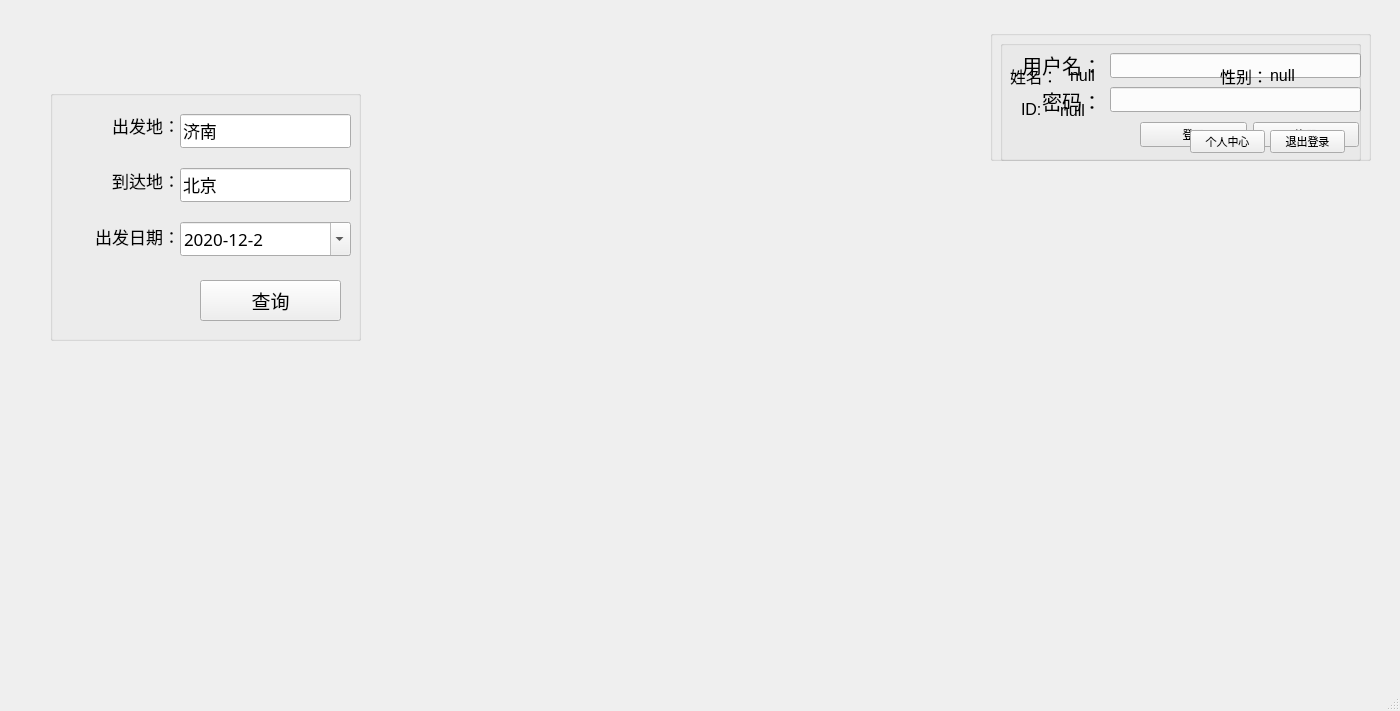
<?xml version="1.0" encoding="UTF-8"?>
<ui version="4.0">
 <class>MainWindow</class>
 <widget class="QMainWindow" name="MainWindow">
  <property name="geometry">
   <rect>
    <x>0</x>
    <y>0</y>
    <width>1400</width>
    <height>711</height>
   </rect>
  </property>
  <property name="font">
   <font>
    <family>Agency FB</family>
   </font>
  </property>
  <property name="windowTitle">
   <string>MainWindow</string>
  </property>
  <widget class="QWidget" name="centralwidget">
   <widget class="QGroupBox" name="groupBox">
    <property name="geometry">
     <rect>
      <x>50</x>
      <y>90</y>
      <width>311</width>
      <height>251</height>
     </rect>
    </property>
    <property name="title">
     <string/>
    </property>
    <widget class="QPushButton" name="searchButton">
     <property name="geometry">
      <rect>
       <x>150</x>
       <y>190</y>
       <width>141</width>
       <height>41</height>
      </rect>
     </property>
     <property name="font">
      <font>
       <pointsize>14</pointsize>
      </font>
     </property>
     <property name="text">
      <string>查询</string>
     </property>
    </widget>
    <widget class="QLabel" name="label_16">
     <property name="geometry">
      <rect>
       <x>40</x>
       <y>170</y>
       <width>71</width>
       <height>71</height>
      </rect>
     </property>
     <property name="text">
      <string/>
     </property>
     <property name="pixmap">
      <pixmap resource="resouce.qrc">:/train.png</pixmap>
     </property>
     <property name="scaledContents">
      <bool>true</bool>
     </property>
    </widget>
    <widget class="QWidget" name="layoutWidget">
     <property name="geometry">
      <rect>
       <x>9</x>
       <y>10</y>
       <width>121</width>
       <height>161</height>
      </rect>
     </property>
     <layout class="QVBoxLayout" name="verticalLayout_4">
      <property name="leftMargin">
       <number>4</number>
      </property>
      <item>
       <widget class="QLabel" name="label_6">
        <property name="font">
         <font>
          <pointsize>13</pointsize>
         </font>
        </property>
        <property name="text">
         <string>出发地：</string>
        </property>
        <property name="alignment">
         <set>Qt::AlignRight|Qt::AlignTrailing|Qt::AlignVCenter</set>
        </property>
       </widget>
      </item>
      <item>
       <widget class="QLabel" name="label_7">
        <property name="font">
         <font>
          <pointsize>13</pointsize>
         </font>
        </property>
        <property name="text">
         <string>到达地：</string>
        </property>
        <property name="alignment">
         <set>Qt::AlignRight|Qt::AlignTrailing|Qt::AlignVCenter</set>
        </property>
       </widget>
      </item>
      <item>
       <widget class="QLabel" name="label_10">
        <property name="font">
         <font>
          <pointsize>13</pointsize>
         </font>
        </property>
        <property name="text">
         <string>出发日期：</string>
        </property>
        <property name="alignment">
         <set>Qt::AlignRight|Qt::AlignTrailing|Qt::AlignVCenter</set>
        </property>
       </widget>
      </item>
     </layout>
    </widget>
    <widget class="QWidget" name="layoutWidget">
     <property name="geometry">
      <rect>
       <x>130</x>
       <y>10</y>
       <width>171</width>
       <height>171</height>
      </rect>
     </property>
     <layout class="QVBoxLayout" name="verticalLayout_2">
      <item>
       <widget class="QLineEdit" name="lineEdit_from">
        <property name="enabled">
         <bool>true</bool>
        </property>
        <property name="sizePolicy">
         <sizepolicy hsizetype="Minimum" vsizetype="Fixed">
          <horstretch>0</horstretch>
          <verstretch>0</verstretch>
         </sizepolicy>
        </property>
        <property name="minimumSize">
         <size>
          <width>0</width>
          <height>34</height>
         </size>
        </property>
        <property name="font">
         <font>
          <pointsize>13</pointsize>
         </font>
        </property>
        <property name="text">
         <string>济南</string>
        </property>
       </widget>
      </item>
      <item>
       <widget class="QLineEdit" name="lineEdit_to">
        <property name="sizePolicy">
         <sizepolicy hsizetype="Minimum" vsizetype="Fixed">
          <horstretch>0</horstretch>
          <verstretch>0</verstretch>
         </sizepolicy>
        </property>
        <property name="minimumSize">
         <size>
          <width>0</width>
          <height>34</height>
         </size>
        </property>
        <property name="font">
         <font>
          <pointsize>13</pointsize>
         </font>
        </property>
        <property name="text">
         <string>北京</string>
        </property>
       </widget>
      </item>
      <item>
       <widget class="QDateEdit" name="dateEdit">
        <property name="sizePolicy">
         <sizepolicy hsizetype="Minimum" vsizetype="Fixed">
          <horstretch>0</horstretch>
          <verstretch>0</verstretch>
         </sizepolicy>
        </property>
        <property name="minimumSize">
         <size>
          <width>0</width>
          <height>34</height>
         </size>
        </property>
        <property name="font">
         <font>
          <pointsize>13</pointsize>
         </font>
        </property>
        <property name="dateTime">
         <datetime>
          <hour>0</hour>
          <minute>0</minute>
          <second>0</second>
          <year>2020</year>
          <month>12</month>
          <day>2</day>
         </datetime>
        </property>
        <property name="displayFormat">
         <string>yyyy-M-d</string>
        </property>
        <property name="calendarPopup">
         <bool>true</bool>
        </property>
       </widget>
      </item>
     </layout>
    </widget>
   </widget>
   <widget class="QGroupBox" name="groupBox_login">
    <property name="geometry">
     <rect>
      <x>990</x>
      <y>30</y>
      <width>381</width>
      <height>131</height>
     </rect>
    </property>
    <property name="title">
     <string/>
    </property>
    <widget class="QWidget" name="layoutWidget">
     <property name="geometry">
      <rect>
       <x>120</x>
       <y>20</y>
       <width>251</width>
       <height>65</height>
      </rect>
     </property>
     <layout class="QVBoxLayout" name="verticalLayout">
      <item>
       <widget class="QLineEdit" name="uid_lineEdit"/>
      </item>
      <item>
       <widget class="QLineEdit" name="psw_lineEdit">
        <property name="echoMode">
         <enum>QLineEdit::Password</enum>
        </property>
       </widget>
      </item>
     </layout>
    </widget>
    <widget class="QWidget" name="layoutWidget">
     <property name="geometry">
      <rect>
       <x>150</x>
       <y>90</y>
       <width>219</width>
       <height>30</height>
      </rect>
     </property>
     <layout class="QHBoxLayout" name="horizontalLayout">
      <item>
       <widget class="QPushButton" name="loginButton">
        <property name="font">
         <font>
          <pointsize>8</pointsize>
         </font>
        </property>
        <property name="text">
         <string>登录</string>
        </property>
       </widget>
      </item>
      <item>
       <widget class="QPushButton" name="pushButton_register">
        <property name="font">
         <font>
          <pointsize>8</pointsize>
         </font>
        </property>
        <property name="text">
         <string>注册</string>
        </property>
       </widget>
      </item>
     </layout>
    </widget>
    <widget class="QWidget" name="layoutWidget">
     <property name="geometry">
      <rect>
       <x>10</x>
       <y>20</y>
       <width>102</width>
       <height>66</height>
      </rect>
     </property>
     <layout class="QVBoxLayout" name="verticalLayout_6">
      <item>
       <widget class="QLabel" name="label_11">
        <property name="font">
         <font>
          <pointsize>15</pointsize>
         </font>
        </property>
        <property name="text">
         <string>用户名：</string>
        </property>
        <property name="alignment">
         <set>Qt::AlignRight|Qt::AlignTrailing|Qt::AlignVCenter</set>
        </property>
       </widget>
      </item>
      <item>
       <widget class="QLabel" name="label_13">
        <property name="font">
         <font>
          <pointsize>15</pointsize>
         </font>
        </property>
        <property name="text">
         <string>密码：</string>
        </property>
        <property name="alignment">
         <set>Qt::AlignRight|Qt::AlignTrailing|Qt::AlignVCenter</set>
        </property>
       </widget>
      </item>
     </layout>
    </widget>
   </widget>
   <widget class="QGroupBox" name="groupBox__user">
    <property name="geometry">
     <rect>
      <x>1000</x>
      <y>40</y>
      <width>361</width>
      <height>121</height>
     </rect>
    </property>
    <property name="title">
     <string/>
    </property>
    <widget class="QLabel" name="label">
     <property name="geometry">
      <rect>
       <x>10</x>
       <y>20</y>
       <width>41</width>
       <height>31</height>
      </rect>
     </property>
     <property name="font">
      <font>
       <family>Arial</family>
       <pointsize>12</pointsize>
      </font>
     </property>
     <property name="text">
      <string>姓名：</string>
     </property>
    </widget>
    <widget class="QLabel" name="label_2">
     <property name="geometry">
      <rect>
       <x>220</x>
       <y>20</y>
       <width>51</width>
       <height>31</height>
      </rect>
     </property>
     <property name="font">
      <font>
       <family>Arial</family>
       <pointsize>12</pointsize>
      </font>
     </property>
     <property name="text">
      <string>性别：</string>
     </property>
    </widget>
    <widget class="QPushButton" name="pushButton_moreInfo">
     <property name="geometry">
      <rect>
       <x>190</x>
       <y>90</y>
       <width>75</width>
       <height>23</height>
      </rect>
     </property>
     <property name="font">
      <font>
       <pointsize>8</pointsize>
      </font>
     </property>
     <property name="text">
      <string>个人中心</string>
     </property>
    </widget>
    <widget class="QLabel" name="label_name">
     <property name="geometry">
      <rect>
       <x>70</x>
       <y>20</y>
       <width>111</width>
       <height>31</height>
      </rect>
     </property>
     <property name="font">
      <font>
       <family>Arial</family>
       <pointsize>12</pointsize>
      </font>
     </property>
     <property name="text">
      <string>null</string>
     </property>
    </widget>
    <widget class="QLabel" name="label_sex">
     <property name="geometry">
      <rect>
       <x>270</x>
       <y>20</y>
       <width>54</width>
       <height>31</height>
      </rect>
     </property>
     <property name="font">
      <font>
       <family>Arial</family>
       <pointsize>12</pointsize>
      </font>
     </property>
     <property name="text">
      <string>null</string>
     </property>
    </widget>
    <widget class="QPushButton" name="pushButton_exit">
     <property name="geometry">
      <rect>
       <x>270</x>
       <y>90</y>
       <width>75</width>
       <height>23</height>
      </rect>
     </property>
     <property name="font">
      <font>
       <pointsize>8</pointsize>
      </font>
     </property>
     <property name="text">
      <string>退出登录</string>
     </property>
    </widget>
    <widget class="QLabel" name="label_id">
     <property name="geometry">
      <rect>
       <x>60</x>
       <y>60</y>
       <width>281</width>
       <height>21</height>
      </rect>
     </property>
     <property name="font">
      <font>
       <family>Arial</family>
       <pointsize>12</pointsize>
      </font>
     </property>
     <property name="text">
      <string>null</string>
     </property>
    </widget>
    <widget class="QLabel" name="label_3">
     <property name="geometry">
      <rect>
       <x>21</x>
       <y>61</y>
       <width>30</width>
       <height>17</height>
      </rect>
     </property>
     <property name="sizePolicy">
      <sizepolicy hsizetype="Fixed" vsizetype="Preferred">
       <horstretch>66</horstretch>
       <verstretch>0</verstretch>
      </sizepolicy>
     </property>
     <property name="minimumSize">
      <size>
       <width>30</width>
       <height>0</height>
      </size>
     </property>
     <property name="font">
      <font>
       <family>Arial</family>
       <pointsize>12</pointsize>
      </font>
     </property>
     <property name="text">
      <string>ID:</string>
     </property>
    </widget>
   </widget>
   <widget class="QLabel" name="label_4">
    <property name="geometry">
     <rect>
      <x>110</x>
      <y>40</y>
      <width>301</width>
      <height>61</height>
     </rect>
    </property>
    <property name="font">
     <font>
      <pointsize>31</pointsize>
      <weight>75</weight>
      <bold>true</bold>
     </font>
    </property>
    <property name="text">
     <string/>
    </property>
   </widget>
   <widget class="QLabel" name="label_5">
    <property name="geometry">
     <rect>
      <x>-520</x>
      <y>0</y>
      <width>1931</width>
      <height>441</height>
     </rect>
    </property>
    <property name="text">
     <string/>
    </property>
    <property name="pixmap">
     <pixmap resource="resouce.qrc">:/banner0619.jpg</pixmap>
    </property>
    <property name="scaledContents">
     <bool>false</bool>
    </property>
    <property name="wordWrap">
     <bool>false</bool>
    </property>
    <property name="openExternalLinks">
     <bool>false</bool>
    </property>
   </widget>
   <widget class="QLabel" name="label_14">
    <property name="geometry">
     <rect>
      <x>-9</x>
      <y>451</y>
      <width>742</width>
      <height>269</height>
     </rect>
    </property>
    <property name="minimumSize">
     <size>
      <width>742</width>
      <height>269</height>
     </size>
    </property>
    <property name="text">
     <string/>
    </property>
    <property name="pixmap">
     <pixmap resource="resouce.qrc">:/abanner01.jpg</pixmap>
    </property>
    <property name="scaledContents">
     <bool>true</bool>
    </property>
   </widget>
   <widget class="QLabel" name="label_15">
    <property name="geometry">
     <rect>
      <x>739</x>
      <y>451</y>
      <width>731</width>
      <height>300</height>
     </rect>
    </property>
    <property name="minimumSize">
     <size>
      <width>500</width>
      <height>300</height>
     </size>
    </property>
    <property name="text">
     <string/>
    </property>
    <property name="pixmap">
     <pixmap resource="resouce.qrc">:/abanner02.jpg</pixmap>
    </property>
    <property name="scaledContents">
     <bool>true</bool>
    </property>
   </widget>
   <zorder>label_15</zorder>
   <zorder>label_5</zorder>
   <zorder>groupBox_login</zorder>
   <zorder>label_4</zorder>
   <zorder>groupBox__user</zorder>
   <zorder>label_14</zorder>
   <zorder>groupBox</zorder>
  </widget>
  <widget class="QMenuBar" name="menubar">
   <property name="geometry">
    <rect>
     <x>0</x>
     <y>0</y>
     <width>1400</width>
     <height>26</height>
    </rect>
   </property>
  </widget>
  <widget class="QStatusBar" name="statusbar"/>
 </widget>
 <resources>
  <include location="resouce.qrc"/>
 </resources>
 <connections/>
</ui>
